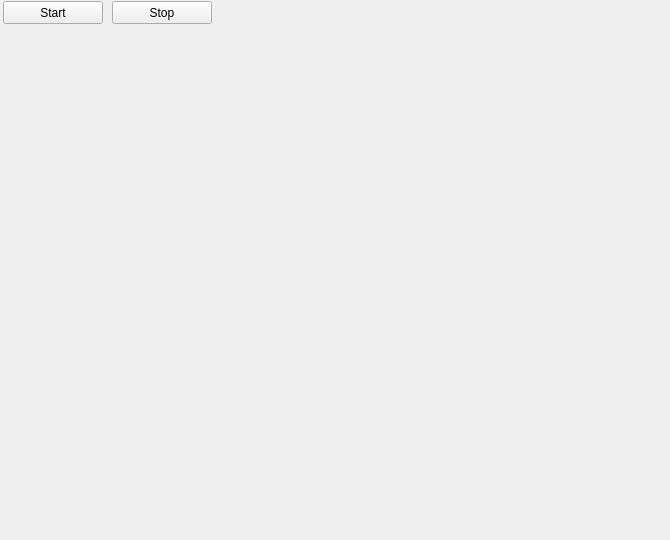
<?xml version="1.0" encoding="UTF-8"?>
<ui version="4.0">
 <class>MonitorForm</class>
 <widget class="QWidget" name="MonitorForm">
  <property name="geometry">
   <rect>
    <x>0</x>
    <y>0</y>
    <width>670</width>
    <height>540</height>
   </rect>
  </property>
  <property name="minimumSize">
   <size>
    <width>670</width>
    <height>540</height>
   </size>
  </property>
  <property name="maximumSize">
   <size>
    <width>670</width>
    <height>540</height>
   </size>
  </property>
  <property name="windowTitle">
   <string>Form</string>
  </property>
  <widget class="QWidget" name="visual_widget" native="true">
   <property name="enabled">
    <bool>true</bool>
   </property>
   <property name="geometry">
    <rect>
     <x>0</x>
     <y>31</y>
     <width>700</width>
     <height>500</height>
    </rect>
   </property>
  </widget>
  <widget class="QWidget" name="">
   <property name="geometry">
    <rect>
     <x>0</x>
     <y>0</y>
     <width>215</width>
     <height>25</height>
    </rect>
   </property>
   <layout class="QHBoxLayout" name="horizontalLayout">
    <property name="leftMargin">
     <number>0</number>
    </property>
    <item>
     <widget class="QPushButton" name="startButton">
      <property name="minimumSize">
       <size>
        <width>100</width>
        <height>23</height>
       </size>
      </property>
      <property name="maximumSize">
       <size>
        <width>100</width>
        <height>23</height>
       </size>
      </property>
      <property name="text">
       <string>Start</string>
      </property>
     </widget>
    </item>
    <item>
     <widget class="QPushButton" name="stopButton">
      <property name="minimumSize">
       <size>
        <width>100</width>
        <height>23</height>
       </size>
      </property>
      <property name="maximumSize">
       <size>
        <width>100</width>
        <height>23</height>
       </size>
      </property>
      <property name="text">
       <string>Stop</string>
      </property>
     </widget>
    </item>
   </layout>
  </widget>
 </widget>
 <resources/>
 <connections/>
</ui>
